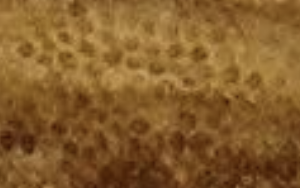
#> input picture inverted/inv1.png, 300 x 188 px, given in place of 135161_V_large_sample.png, which was not available; the run also reads 1 picture not shown here
$ jupyter execute --allow-errors Maggie_Split_Count_Select.ipynb   (shell and % lines are left out)   (older library calls are emulated)
#> lines starting #> are read from the running program, lines starting #| are printed output that depends on the picture; after the words box and inside, x2 and y2 are one past the last pixel; in counts of white or black regions, pixels touching at a corner belong together; pictures that were not available may be replaced by others from this repository, and a replacement may not be noted
[cell 1]
'''Splits a large image into subimages of equal size (have to give it a number of subimages to split into).

For each subimage:
1. Performs Otsu threshold and uses results to determine blocksize and iterations.
2. Performs adaptive thresholding using selected blocksize and iterations. Removes noise.
3. Calculates a score for the result based on scale size variation and uniformity of distribution (currently not using overlap/fullness/squareness).
The lower the score, the better.
4. If the score is too high, repeat steps 1-3 on inverted image and see if the score for the inverted image is lower. Keep the one with lower score.

Finally, choose the 3 subimages with the lowest (best) scores (printed in a list at the bottom as SELECTED SUBIMAGES)
'''

# TODO:
# How to decide how many times to slice an image? - currently deciding based on the count from whole image
# Currently checks don't work if there's less than 3 scales (because standard deviation requires 2 data points, so we need at least 2 distances for distribution function)
# Checks get confused when there are too few non-edge scales
# Inversion is risky cause sometimes accidentally inverts an image that was fine
# Figure out whether dividing the standard deviation by the mean (in scale_size_variation function) makes any sense - appears to work??
# Currently scale size variation and distribution are weighted equally - look into whether this should be adjusted
# Does final output need to be number of scales per some unit? Trying to automatically read the scale bar is too hard...

[cell 2]
import cv2
import numpy as np
from datascience import *
import matplotlib as mpl
from matplotlib import pyplot as plt
import sys
import os
import warnings
warnings.filterwarnings('ignore')
import matplotlib.pyplot as plt
mpl.rcParams['figure.dpi'] = 120
from IPython.display import set_matplotlib_formats
set_matplotlib_formats('retina')
import pandas
import statistics
import image_slicer

[cell 3]
def threshold_otsu(img):
    '''Parameter img should already have been read by cv2 and converted to grayscale.
    Returns sure foreground of image thresholded using Otsu.'''
    # Apply blur
    blur = cv2.GaussianBlur(img,(5,5),0)

    # Threshold image using Otsu
    ret, thresh = cv2.threshold(blur,0 , 255, cv2.THRESH_BINARY+cv2.THRESH_OTSU)

    # Perform opening on thresholded image
    kernel = np.ones((3,3),np.uint8)
    opening = cv2.morphologyEx(thresh,cv2.MORPH_OPEN,kernel, iterations = 4)

    # Finding sure foreground area
    dist_transform = cv2.distanceTransform(opening,cv2.DIST_L2,5)
    ret, sure_fg = cv2.threshold(dist_transform, 1.5, 255, 0)

    return sure_fg

[cell 4]
def choose_blocksize_and_iterations(img):
    '''Parameter img should be the sure foreground of the Otsu-thresholded image.
    Returns selected blocksize and iterations.'''

    # Collect stats from image
    binary_map = (img > 0).astype(np.uint8)
    connectivity = 4 # can be changed
    output = cv2.connectedComponentsWithStats(binary_map, connectivity, cv2.CV_32S)

    num_labels = output[0]
    labels = output[1]
    stats = output[2]
    centroids = output[3]

    avg_scale_size = np.average(stats[1:,-1])

    if num_labels <= 3:
        return 15, 1
    elif avg_scale_size < 350:
        return 65, 2
    elif avg_scale_size < 550:
        return 65, 3
    else:
        return 85, 1

[cell 5]
def threshold_adaptive(img, blocksize, iterations):
    '''Parameter img should already have been read by cv2 and converted to grayscale.
    Performs adaptive thresholding on img using given blocksize and iterations.
    Returns resulting:
        -sure foreground with noise (for displaying purposes)
        -noise-removed image with scales labeled
        -scale count'''
    if (blocksize > 15):
        blur = cv2.GaussianBlur(img,(5,5),1)
        blur = cv2.bilateralFilter(blur,10,10,100)
    else:
        blur = cv2.GaussianBlur(img,(5,5),0)

    thresh = cv2.adaptiveThreshold(blur, 255, cv2.ADAPTIVE_THRESH_MEAN_C, cv2.THRESH_BINARY, blocksize, -2)

    kernel = np.ones((3,3),np.uint8)
    opening = cv2.morphologyEx(thresh,cv2.MORPH_OPEN,kernel, iterations=iterations)

    # Finding sure foreground area
    dist_transform = cv2.distanceTransform(opening,cv2.DIST_L2,5)
    ret, sure_fg = cv2.threshold(dist_transform, 1.5, 255, 0)

    # Collect stats from sure_foreground image
    binary_map = (sure_fg > 0).astype(np.uint8)
    connectivity = 4 # can be changed
    output = cv2.connectedComponentsWithStats(binary_map, connectivity, cv2.CV_32S)

    num_labels = output[0]
    labels = output[1]
    stats = output[2]
    centroids = output[3]

    scale_sizes = np.copy(stats[1:,-1]) # start from 1 instead of 0 to ignore background, use copy so that stats array doesn't get modified
    scale_sizes.sort() # sort the list of scale sizes from smallest to largest
    avg_scale_size = np.average(scale_sizes[len(scale_sizes) // 2:]) # average size among the largest half of the scales

    # Removing noise
    for i in range(num_labels):
        # If a scale is smaller than 1/10 the average among the largest half of the scales
        if stats[i, cv2.CC_STAT_AREA] < (avg_scale_size / 10):
            noise_left = stats[i, cv2.CC_STAT_LEFT]
            noise_top = stats[i, cv2.CC_STAT_TOP]
            # Go through the bounding box of the noise and find all the pixels that are part of the noise
            for x in range(noise_left, noise_left + stats[i, cv2.CC_STAT_WIDTH]):
                for y in range(noise_top, noise_top + stats[i, cv2.CC_STAT_HEIGHT]):
                    if labels[y][x] == i: # If the pixel is part of the noise
                        labels[y][x] = 0 # Remove the noise by replacing the pixel with the background label
            num_labels -= 1
    # Note: Noise has been removed from labels matrix, but the noise is still in stats/centroids matrices.
    # This is ok because we don't use these outdated stats/centroids matrices again (in later functions, we create updated stats matrices by calling connected components again on the noise-removed image.)

    # Label and count
    # source: https://medium.com/analytics-vidhya/images-processing-segmentation-and-objects-counting-in-an-image-with-python-and-opencv-216cd38aca8e
    label_hue = np.uint8(179 * labels / np.max(labels))
    blank_ch = 255 * np.ones_like(label_hue)
    labeled_img = cv2.merge([label_hue, blank_ch, blank_ch])
    labeled_img = cv2.cvtColor(labeled_img, cv2.COLOR_HSV2BGR)
    labeled_img[label_hue == 0] = 0

    return sure_fg, labeled_img, num_labels - 1 # background doesn't count as a scale

[cell 6]
# [19 lines left out: functions display_results_orig, display_results_invert, not called in this run]

[cell 7]
def calculate_score(img):
    '''Parameter img should already have scales labeled.
    Calculates and returns score based on average scale size variation and uniformity of scale distribution.
    THE LOWER THE SCORE, THE BETTER.'''
    img = cv2.cvtColor(img, cv2.COLOR_BGR2GRAY)
    binary_map = (img > 0).astype(np.uint8) # make the labeled image binary (make everything that is not black be white)

    # we need to collect new data on connected components (rather than using previous stats array) because the noise-removal method in threshold_custom changed the image but not the stats array
    output = cv2.connectedComponentsWithStats(binary_map, 4, cv2.CV_32S)
    num_labels = output[0]
    labels = output[1]
    stats = output[2]
    centroids = output[3]

    # if there's less than 3 scales (num_labels = num_scales + 1 b/c of background), the checks won't work because standard deviation requires at least 2 points (two distances for distribution function)
    # Result is probably bad if there's zero or 1 scale, but I'm not sure about 2...
    if num_labels <= 3:
        print("Cannot check quality of result because less than 3 scales were found.")
        return 100 #this is a random high value I chose to show that the result is not good

    size_var = scale_size_variation(num_labels, stats, len(img), len(img[0]))
    dis = distribution(num_labels, centroids)

    #Decided not to use overlap/fullness/squareness, but kept them here in comments just in case
    #overlap = overlap_of_bounds(num_labels, stats, len(img), len(img[0])) #bounding box overlap not that useful - maybe only use to eliminate if extremely high, like > 1?
    #fullness, squareness = fullness_and_squareness(num_labels, stats, len(img), len(img[0]))

    print("Size variation: " + str(size_var))
    #print("Overlap: " + str(overlap))
    #print("Fullness: " + str(fullness))
    #print("Squareness: " + str(squareness))
    print("Distribution: " + str(dis))

    score = (size_var + dis) / 2 # score is the average of size variation and distribution
    print("Overall score: " + str(score))

    return score


def bounding_box_edges(i, stats):
    '''Returns coordinates of edges of the bounding box at index i in stats array'''
    left = stats[i, cv2.CC_STAT_LEFT]
    right = left + stats[i, cv2.CC_STAT_WIDTH] - 1
    top = stats[i, cv2.CC_STAT_TOP]
    bottom = top + stats[i, cv2.CC_STAT_HEIGHT] - 1
    return left, right, top, bottom

def scale_size_variation(num_labels, stats, img_len, img_width):
    '''Returns average variation in scale size, calculated without edge scales (except in the case where there are not enough non-edge scales).
    High variation likely corresponds to poor quality results.
    Result is considered very good if return value is less than 1.
    Only works if there is at least 2 scales.''' # add assertion error check for this?
    scale_areas = []
    edge_scale_areas = []
    for i in range(1, num_labels): # start at 1 to ignore background

        # don't consider scales that touch the edge
        left, right, top, bottom = bounding_box_edges(i, stats)
        if left == 0 or top == 0 or right == img_width - 1 or bottom == img_len - 1:
            edge_scale_areas.append(stats[i, cv2.CC_STAT_AREA].astype(int))
            continue

        scale_areas.append(stats[i, cv2.CC_STAT_AREA].astype(int))

    # if 1 or zero non-edge scales, then use edge scales in calculation (otherwise, do not use edge scales)
    if len(scale_areas) < 2:
        scale_areas = scale_areas + edge_scale_areas

    stddev = statistics.stdev(scale_areas)
    mean = sum(scale_areas) / len(scale_areas)
    #print("(Std dev / mean) for scale area: " + str(stddev / mean))

    for edge_scale_area in edge_scale_areas: # if any of the edge scales are more than five times the average size of the non-edge scales, this is bad
        if edge_scale_area > 5*mean:
            print("Found an edge scale that is more than 5 times the average size of non-edge scales.")
            return 100 # this is bad so return a really high value

    # thresholding good if return value less than 1
    return (stddev / mean) # figure out if dividing by mean makes any sense

# [82 lines left out: functions distribution, overlap_of_bounds, fullness_and_squareness, not called in this run]
    # returns None if no non-edge scales

[cell 8]
# [23 lines left out: function compare_results, not called in this run]

[cell 9]
def invert(img):
    '''Inverts a grayscale image.'''
    return cv2.bitwise_not(img)

[cell 10]
def count_scales(img):
    '''Parameter img must already have been read into cv2 and converted to grayscale.
    Calls threshold_otsu, then choose_blocksize_and_iterations, then threshold_adaptive.
    Returns resulting images and count.'''
    img_otsu = threshold_otsu(img)
    blocksize, iterations = choose_blocksize_and_iterations(img_otsu)
    print("Blocksize, iterations: " + str(blocksize) + ", " + str(iterations))
    with_noise, labeled_img, count = threshold_adaptive(img, blocksize, iterations)
    return with_noise, labeled_img, count

[cell 11]
def call_count_scales_and_check_inversion(img):
    '''Main function that calls all the other functions.
    Parameter img should have already been read into cv2.
    Counts scales on original image, checks result, and counts scales on inverted image if needed.
    Finally, compares results from original vs. inverted image, and displays results from the better one.'''

    img = cv2.cvtColor(img, cv2.COLOR_BGR2GRAY)
    print("Original Image:")
    # count scales on original image
    orig_with_noise, orig_labeled_img, orig_count = count_scales(img)

    # check how good the results are
    orig_score = calculate_score(orig_labeled_img)

    # If the result is good, display results and finish
    if orig_score < 3:
        print("\nOriginal image passed all tests; did not need to check inverted.")
        display_results_orig(img, orig_with_noise, orig_labeled_img, orig_count)
        return orig_count, orig_score

    # Otherwise, try inverted image and compare results to original
    else:
        # invert image
        inverted_img = invert(img)

        # count scales on inverted image
        print('\nInverted Image:')
        inv_with_noise, inv_labeled_img, inv_count = count_scales(inverted_img)

        # check how good the new results are
        inverted_score = calculate_score(inv_labeled_img)
        score_list = [orig_score, inverted_score]

        # compare the results from original and inverted images
        best_index = compare_results(score_list, 1)
        best_index = best_index[0]

        if best_index == 0:
            print("\nTried both original and inverted, but decided to keep original.")
            display_results_orig(img, orig_with_noise, orig_labeled_img, orig_count)
            best_count = orig_count
        elif best_index == 1:
            print("\nDECIDED TO USE INVERTED IMAGE.")
            display_results_invert(img, inverted_img, inv_with_noise, inv_labeled_img, inv_count)
            best_count = inv_count

        return best_count, score_list[best_index] # return count and score

[cell 12]
# [10 lines left out: function run_count_on_directory, not called in this run]

    #table = Table().with_columns("Img Name", img_names, "Number of Scales", count_list, "Passes Quality Check?", quality_list)
    #table.show()

[cell 13]
def split_count_select(img_path, num_to_keep):
    '''Splits given image into subimages and selects best ones to keep. '''
#> called with img_path = 'Large_images/135161_V_large_sample.png', num_to_keep = 3
    img = cv2.imread(img_path)
#> img is the input picture: shape (188, 300, 3); mean B, G, R 43.9, 93.5, 133.4
    print('INITIALLY COUNTING ENTIRE IMAGE IN ORDER TO DETERMINE NUMBER OF SUBIMAGES TO USE:\n')
    count, score = call_count_scales_and_check_inversion(img)
#> in call_count_scales_and_check_inversion, `img = cv2.cvtColor(img, cv2.COLOR_BGR2GRAY)`:
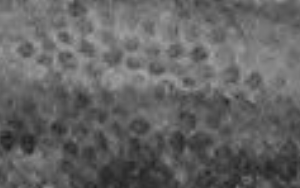
#> img: shape (188, 300); min 30, max 165, mean 99.7
#> in threshold_otsu, `ret, thresh = cv2.threshold(blur,0 , 255, cv2.THRESH_BINARY+cv2.THRESH..`:
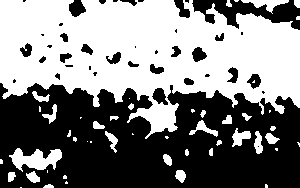
#> thresh: shape (188, 300); 50.6% white; 40 black regions (18 under 20 px), largest, box (x1, y1, x2, y2) and area: (0, 83, 300, 188) 24377, (192, 0, 300, 30) 1607, (69, 0, 86, 17) 200
#> in threshold_otsu, `ret, thresh = cv2.threshold(blur,0 , 255, cv2.THRESH_BINARY+cv2.THRESH..`: ret = 99
#> in threshold_otsu, `ret, sure_fg = cv2.threshold(dist_transform, 1.5, 255, 0)`:
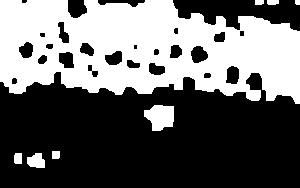
#> sure_fg: shape (188, 300) float32; 40.7% white; 8 white regions, largest, box (x1, y1, x2, y2) and area: (0, 0, 300, 104) 21870, (144, 105, 174, 131) 586, (27, 153, 45, 168) 209
#> in choose_blocksize_and_iterations, `num_labels = output[0]`: num_labels = 9
#> in choose_blocksize_and_iterations, `labels = output[1]`:
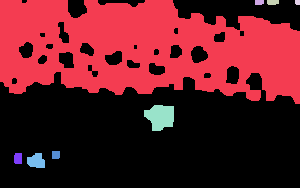
#> labels: shape (188, 300) int32; 9 distinct labels, from 0 to 8; one colour per label, 0 black
#> in choose_blocksize_and_iterations, `stats = output[2]`: stats = [[0, 0, 300, 188, 33464], [0, 0, 300, 104, 21870], [255, 0, 9, 5, 43], [267, 0, 12, 5, 56], [295, 0, 5, 5, 24], [144, 105, 30, 26, 586], [52, 151, 8, 8, 63], [14, 153, 8, 11, 85], [27, 153, 18, 15, 209]]
#> in choose_blocksize_and_iterations, `centroids = output[3]`: centroids = [[153.1, 122.2], [144.8, 48.44], [258.8, 1.91], [272.4, 1.86], [297.1, 1.92], [160, 116.4], [55.44, 154.4], [17.62, 158], [35.94, 160.7]]
#> in choose_blocksize_and_iterations, `avg_scale_size = np.average(stats[1:,-1])`: avg_scale_size = 2867
#> in count_scales, `blocksize, iterations = choose_blocksize_and_iterations(img_otsu)`: blocksize = 85; iterations = 1
#| Blocksize, iterations: 85, 1
#> in threshold_adaptive, `ret, sure_fg = cv2.threshold(dist_transform, 1.5, 255, 0)`:
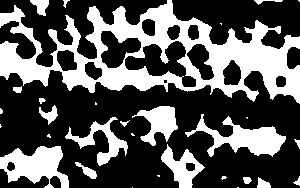
#> sure_fg: shape (188, 300) float32; 34.1% white; 30 white regions (12 under 20 px), largest, box (x1, y1, x2, y2) and area: (0, 0, 300, 104) 12248, (0, 146, 69, 188) 1716, (185, 114, 286, 157) 1695
#> in threshold_adaptive, `num_labels = output[0]`: num_labels = 31
#> in threshold_adaptive, `labels = output[1]`:
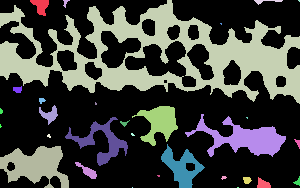
#> labels: shape (188, 300) int32; 31 distinct labels, from 0 to 30; one colour per label, 0 black
#> in threshold_adaptive, `stats = output[2]`: stats = 31 rows, first 6: [0, 0, 300, 188, 37141], [30, 0, 19, 16, 181], [63, 0, 7, 8, 25], [0, 0, 300, 104, 12248], [254, 0, 29, 5, 55], [298, 0, 2, 2, 3]
#> in threshold_adaptive, `centroids = output[3]`: centroids = 31 pairs, first value 0.2 to 298.7, second value 0.333 to 187
#> in threshold_adaptive, `scale_sizes = np.copy(stats[1:,-1]) # start from 1 instead of 0 to ign..`: scale_sizes = 30 values, max 12248 at index 2, min 1 at index 28, mean 642
#> in threshold_adaptive, `avg_scale_size = np.average(scale_sizes[len(scale_sizes) // 2:])`: avg_scale_size = 1273.5
#> the loop in threshold_adaptive, `for i in range(num_labels):` made 31 passes
#> (noise_left, noise_top, num_labels) on passes 3, 5, 6, 7, 8, 9, 10, 13: (63, 0, 30), (254, 0, 29), (298, 0, 28), (220, 23, 27), (13, 86, 26), (39, 98, 25), (95, 102, 24), (0, 108, 23)
#> after the loop in threshold_adaptive, `for i in range(num_labels):`:
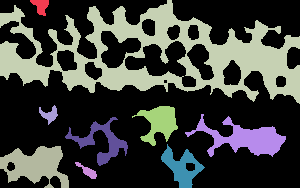
#> labels: shape (188, 300) int32; 10 distinct labels, from 0 to 23; one colour per label, 0 black
#> after the loop in threshold_adaptive, `for i in range(num_labels):`: num_labels = 10
#> in threshold_adaptive, `labeled_img[label_hue == 0] = 0`:
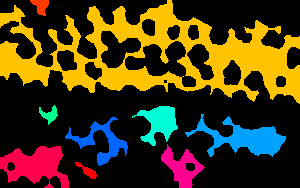
#> labeled_img: shape (188, 300, 3); mean B, G, R 20, 53.9, 68.4
#> in count_scales, `with_noise, labeled_img, count = threshold_adaptive(img, blocksize, it..`: count = 9
#> in calculate_score, `binary_map = (img > 0).astype(np.uint8)`:
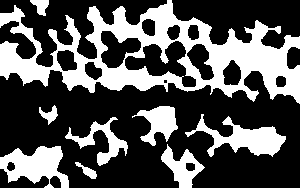
#> binary_map: shape (188, 300); values 0 (black) and 1 (white), 33.3% white; 9 white regions, largest, box (x1, y1, x2, y2) and area: (0, 0, 300, 104) 12248, (0, 146, 69, 188) 1716, (185, 114, 286, 157) 1695
#> in calculate_score, `num_labels = output[0]`: num_labels = 10
#> in calculate_score, `labels = output[1]`:
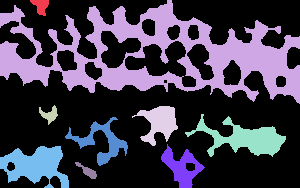
#> labels: shape (188, 300) int32; 10 distinct labels, from 0 to 9; one colour per label, 0 black
#> in calculate_score, `stats = output[2]`: stats = [[0, 0, 300, 188, 37607], [30, 0, 19, 16, 181], [0, 0, 300, 104, 12248], [39, 105, 19, 20, 171], [132, 106, 46, 40, 908], [185, 114, 101, 43, 1695], [65, 117, 63, 49, 889], [161, 144, 44, 44, 844], [0, 146, 69, 42, 1716], [75, 162, 22, 17, 141]]
#> in calculate_score, `centroids = output[3]`: centroids = [[149.6, 97.47], [40.44, 5.64], [156.4, 54.62], [49.11, 114.1], [158.9, 122.1], [243.9, 138], [101.2, 141], [181.6, 166.9], [35.16, 165], [87.15, 170.7]]
#> (the rest of the program and of its run is left out)
